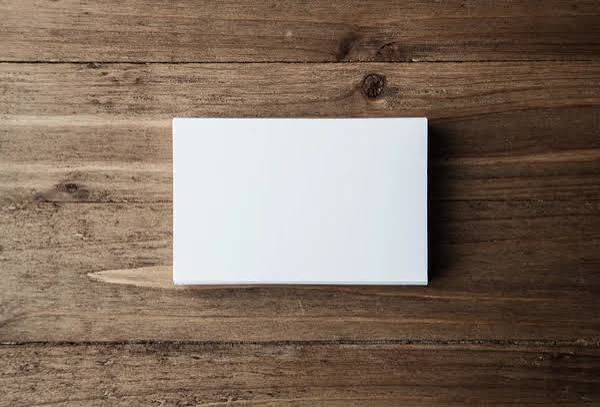
#> input picture dataset/card_blank.jpg, 600 x 407 px
$ python -i detector.py   (imports and definitions only)   (older library calls are emulated)
#> lines starting #> are read from the running program, lines starting #| are printed output that depends on the picture; after the words box and inside, x2 and y2 are one past the last pixel; in counts of white or black regions, pixels touching at a corner belong together
#> further down, picture is the input picture: shape (407, 600, 3); mean B, G, R 98.1, 112, 130
from dataclasses import dataclass
from math import atan2, degrees

import cv2
import numpy as np

Image = np.ndarray


@dataclass(frozen=True)
class DetectionResult:
    detected: bool
    corners: np.ndarray
    debug_image: Image
    rotation_angle: float
    area_ratio: float
    method: str
    selection_score: float
    alternatives: list[np.ndarray]
    alternative_methods: list[str]


def order_points(points: np.ndarray) -> np.ndarray:
    ordered = np.array(points, dtype=np.float32).reshape(4, 2)
    summed = ordered.sum(axis=1)
    difference = ordered[:, 1] - ordered[:, 0]
    return np.array(
        [
            ordered[np.argmin(summed)],
            ordered[np.argmin(difference)],
            ordered[np.argmax(summed)],
            ordered[np.argmax(difference)],
        ],
        dtype=np.int32,
    )


def _quad_is_valid(points: np.ndarray, image_area: float) -> bool:
    contour_area = abs(cv2.contourArea(points))
    if contour_area < image_area * 0.10 or contour_area > image_area * 0.93:
        return False
    lengths = [float(np.linalg.norm(points[index] - points[(index + 1) % 4])) for index in range(4)]
    if min(lengths) < 24:
        return False
    ratio = max(lengths) / max(min(lengths), 1.0)
    return ratio <= 10.0


def _contour_candidates(edges: Image, source: str) -> list[tuple[np.ndarray, str]]:
    contours, _ = cv2.findContours(edges, cv2.RETR_LIST, cv2.CHAIN_APPROX_SIMPLE)
    candidates: list[tuple[np.ndarray, str]] = []
    for contour in contours:
        perimeter = cv2.arcLength(contour, True)
        if perimeter < 120:
            continue
        approximation = cv2.approxPolyDP(contour, 0.02 * perimeter, True)
        if len(approximation) == 4 and cv2.isContourConvex(approximation):
            candidates.append((approximation.reshape(4, 2), f"{source}_contour"))
        rectangle = cv2.minAreaRect(contour)
        box = cv2.boxPoints(rectangle).astype(np.int32)
        candidates.append((box, f"{source}_min_area_rect"))
    return candidates


def _candidate_metrics(
    gray: Image,
    edges: Image,
    points: np.ndarray,
) -> dict[str, float]:
    height, width = gray.shape
    image_area = float(width * height)
    contour_area = abs(cv2.contourArea(points))
    _, (rect_width, rect_height), _ = cv2.minAreaRect(points)
    rectangle_area = max(float(rect_width * rect_height), 1.0)
    rectangularity = min(contour_area / rectangle_area, 1.0)
    inside = np.zeros((height, width), dtype=np.uint8)
    cv2.fillConvexPoly(inside, points, 255)
    kernel_size = max(3, int(min(height, width) * 0.012) | 1)
    kernel = np.ones((kernel_size, kernel_size), dtype=np.uint8)
    outside = cv2.subtract(np.full((height, width), 255, dtype=np.uint8), inside)
    outside_ring = cv2.subtract(outside, cv2.erode(outside, kernel, iterations=1))
    border = cv2.morphologyEx(inside, cv2.MORPH_GRADIENT, kernel)
    border_count = max(int(np.count_nonzero(border)), 1)
    inside_count = max(int(np.count_nonzero(inside)), 1)
    outside_count = max(int(np.count_nonzero(outside_ring)), 1)
    edge_values = edges > 0
    border_alignment = (
        float(np.count_nonzero(np.logical_and(edge_values, border > 0))) / border_count
    )
    inside_density = float(np.count_nonzero(np.logical_and(edge_values, inside > 0))) / inside_count
    outside_density = (
        float(np.count_nonzero(np.logical_and(edge_values, outside_ring > 0))) / outside_count
    )
    inside_mean = float(np.mean(gray[inside > 0])) if np.any(inside) else 0.0
    outside_mean = float(np.mean(gray[outside_ring > 0])) if np.any(outside_ring) else 0.0
    contrast = min(abs(inside_mean - outside_mean) / 255.0, 1.0)
    area_ratio = contour_area / image_area
    return {
        "area_ratio": area_ratio,
        "rectangularity": rectangularity,
        "border_alignment": border_alignment,
        "inside_density": inside_density,
        "outside_density": outside_density,
        "contrast": contrast,
    }


def _score_candidate(metrics: dict[str, float], method: str) -> float:
    area_ratio = metrics["area_ratio"]
    score = (
        metrics["border_alignment"] * 2.6
        + metrics["rectangularity"] * 1.5
        + metrics["contrast"] * 1.8
        + min(area_ratio, 0.75) * 0.45
        - metrics["outside_density"] * 0.7
    )
    if method.endswith("contour"):
        score += 0.18
    if area_ratio < 0.22:
        score -= (0.22 - area_ratio) * 4.0
    if area_ratio > 0.82:
        score -= 1.2
    return score


def _rank_valid_candidates(
    gray: Image,
    edges: Image,
    candidates: list[tuple[np.ndarray, str]],
    image_area: float,
) -> list[tuple[float, np.ndarray, str, dict[str, float]]]:
    valid: list[tuple[float, np.ndarray, str, dict[str, float]]] = []
    for points, method in candidates:
        if not _quad_is_valid(points, image_area):
            continue
        ordered = order_points(points)
        metrics = _candidate_metrics(gray, edges, ordered)
        valid.append((_score_candidate(metrics, method), ordered, method, metrics))
    return sorted(valid, key=lambda item: item[0], reverse=True)


def _diverse_candidates(
    ranked: list[tuple[float, np.ndarray, str, dict[str, float]]],
    limit: int = 4,
) -> list[tuple[float, np.ndarray, str, dict[str, float]]]:
    selected: list[tuple[float, np.ndarray, str, dict[str, float]]] = []
    for candidate in ranked:
        points = candidate[1]
        area = float(abs(cv2.contourArea(points)))
        center = points.mean(axis=0)
        duplicate = False
        for existing in selected:
            existing_points = existing[1]
            existing_area = float(abs(cv2.contourArea(existing_points)))
            existing_center = existing_points.mean(axis=0)
            relative_area_delta = abs(area - existing_area) / max(area, existing_area)
            center_delta = float(np.linalg.norm(center - existing_center)) / max(
                float(np.linalg.norm(center)),
                1.0,
            )
            if relative_area_delta < 0.08 and center_delta < 0.05:
                duplicate = True
                break
        if not duplicate:
            selected.append(candidate)
        if len(selected) >= limit:
            break
    return selected


def _full_frame_likelihood(gray: Image, edges: Image) -> float:
    height, width = gray.shape
    border_mask = np.zeros((height, width), dtype=np.uint8)
    thickness = max(4, int(min(height, width) * 0.06))
    border_mask[:thickness, :] = 255
    border_mask[-thickness:, :] = 255
    border_mask[:, :thickness] = 255
    border_mask[:, -thickness:] = 255
    border_density = float(np.count_nonzero(np.logical_and(edges > 0, border_mask > 0))) / max(
        int(np.count_nonzero(border_mask)),
        1,
    )
    laplacian_variance = float(cv2.Laplacian(gray, cv2.CV_64F).var())
    center_density = float(np.count_nonzero(edges > 0)) / edges.size
    return (
        min(border_density / 0.08, 1.0) * 2
        + min(laplacian_variance / 900, 1.0)
        + min(
            center_density / 0.09,
            1.0,
        )
    )


# [6 lines left out: function _full_frame_corners, not called in this run]


def draw_detection_debug(
    image: Image,
    corners: np.ndarray,
    area_ratio: float,
    method: str,
    rotation_angle: float,
) -> Image:
    debug = image.copy()
    if corners.size:
        cv2.polylines(debug, [corners], True, (107, 121, 0), 5, cv2.LINE_AA)
        for index, point in enumerate(corners):
            cv2.circle(debug, tuple(point.tolist()), 10, (107, 121, 0), -1, cv2.LINE_AA)
            cv2.circle(debug, tuple(point.tolist()), 4, (255, 255, 255), -1, cv2.LINE_AA)
            cv2.putText(
                debug,
                f"P{index + 1}",
                (int(point[0]) + 12, int(point[1]) - 12),
                cv2.FONT_HERSHEY_SIMPLEX,
                0.8,
                (64, 64, 64),
                2,
                cv2.LINE_AA,
            )
        label = f"Document {area_ratio * 100:.1f}% | {rotation_angle:.1f} deg | {method}"
    else:
        label = "No document contour detected"
    cv2.rectangle(debug, (16, 16), (min(debug.shape[1] - 16, 720), 62), (255, 255, 255), -1)
    cv2.rectangle(debug, (16, 16), (min(debug.shape[1] - 16, 720), 62), (64, 64, 64), 1)
    cv2.putText(
        debug,
        label,
        (28, 47),
        cv2.FONT_HERSHEY_SIMPLEX,
        0.7,
        (64, 64, 64),
        2,
        cv2.LINE_AA,
    )
    return debug


def detect_document(image: Image, document_hint: str = "auto") -> DetectionResult:
#> called with document_hint = 'auto'
    if image.size == 0:
        raise ValueError("The uploaded image could not be decoded")
    height, width = image.shape[:2]
    image_area = float(width * height)
    working_scale = min(1.0, 1800.0 / max(height, width))
    resized = (
        cv2.resize(image, None, fx=working_scale, fy=working_scale, interpolation=cv2.INTER_AREA)
        if working_scale < 1
        else image
    )
    gray = cv2.cvtColor(resized, cv2.COLOR_BGR2GRAY)
    denoised_gray = cv2.medianBlur(gray, 5)
    blurred = cv2.GaussianBlur(denoised_gray, (7, 7), 0)
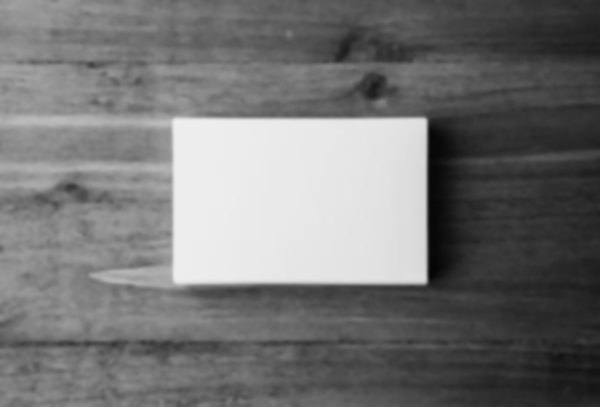
#> blurred: shape (407, 600); min 5, max 239, mean 116.2
    edges = cv2.Canny(blurred, 40, 130)
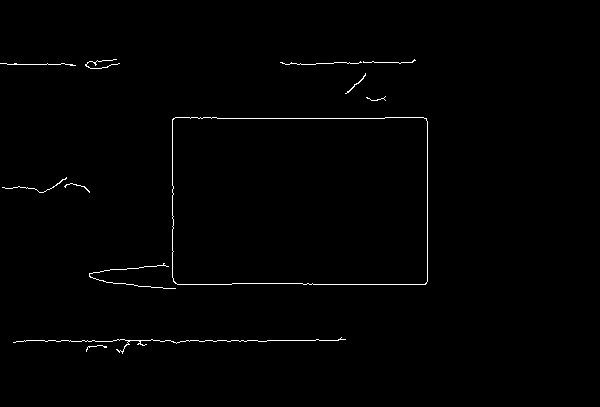
#> edges: shape (407, 600); 0.78% white in thin lines or dots, all inside (x1, y1, x2, y2) = (0, 59, 428, 354)
    kernel = np.ones((5, 5), dtype=np.uint8)
    edges = cv2.morphologyEx(edges, cv2.MORPH_CLOSE, kernel, iterations=2)
#> edges: shape (407, 600); 1.1% white; 8 white regions, largest, box (x1, y1, x2, y2) and area: (89, 117, 428, 289) 1192, (13, 337, 346, 354) 765, (85, 59, 120, 69) 229
    _, otsu = cv2.threshold(blurred, 0, 255, cv2.THRESH_BINARY + cv2.THRESH_OTSU)
#> otsu: shape (407, 600); 20% white; 14 white regions (6 under 20 px), largest, box (x1, y1, x2, y2) and area: (0, 113, 427, 288) 48090, (0, 66, 33, 77) 222, (18, 68, 45, 83) 144
    otsu = cv2.morphologyEx(otsu, cv2.MORPH_CLOSE, kernel, iterations=1)
#> otsu: shape (407, 600); 20% white; 7 white regions (3 under 20 px), largest, box (x1, y1, x2, y2) and area: (0, 113, 427, 288) 48246, (0, 66, 45, 86) 514, (6, 0, 23, 10) 101, (41, 84, 49, 89) 30
    adaptive_block_size = max(31, min(151, (min(resized.shape[:2]) // 4) * 2 + 1))
    adaptive = cv2.adaptiveThreshold(
        blurred,
        255,
        cv2.ADAPTIVE_THRESH_GAUSSIAN_C,
        cv2.THRESH_BINARY,
        adaptive_block_size,
        7,
    )
#> adaptive: shape (407, 600); 73.1% white; 170 black regions (85 under 20 px), largest, box (x1, y1, x2, y2) and area: (0, 72, 600, 318) 38211, (28, 22, 600, 63) 9567, (0, 331, 372, 377) 5575
    adaptive = cv2.morphologyEx(adaptive, cv2.MORPH_CLOSE, kernel, iterations=1)
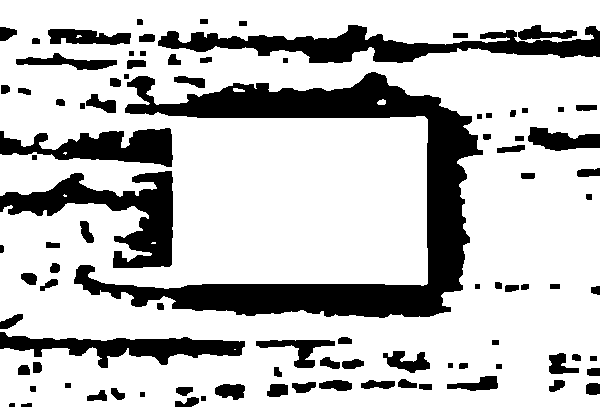
#> adaptive: shape (407, 600); 76.1% white; 93 black regions
    working_area = float(resized.shape[0] * resized.shape[1])
    all_candidates: list[tuple[np.ndarray, str]] = []
    for candidates in (
        _contour_candidates(edges, "canny"),
        _contour_candidates(otsu, "otsu"),
        _contour_candidates(cv2.bitwise_not(otsu), "otsu_inverted"),
        _contour_candidates(adaptive, "adaptive"),
        _contour_candidates(cv2.bitwise_not(adaptive), "adaptive_inverted"),
    ):
#> in _contour_candidates, `contours, _ = cv2.findContours(edges, cv2.RETR_LIST, cv2.CHAIN_APPROX_..`: contours = 10 contours, 2 with area under 20; largest, box (x1, y1, x2, y2) and area: (89, 117, 428, 289) 43678, (172, 117, 428, 285) 42256, (103, 265, 174, 289) 1223, (13, 337, 346, 354) 416, (85, 59, 120, 69) 192, (0, 177, 90, 193) 88, (280, 59, 416, 65) 48, (366, 96, 386, 101) 22
#> in _contour_candidates (call 2), `contours, _ = cv2.findContours(edges, cv2.RETR_LIST, cv2.CHAIN_APPROX_..`: contours = 7 contours, 3 with area under 20; largest, box (x1, y1, x2, y2) and area: (0, 113, 427, 288) 47297, (0, 66, 45, 86) 440, (6, 0, 23, 10) 82, (41, 84, 49, 89) 20
#> in _contour_candidates (call 3), `contours, _ = cv2.findContours(edges, cv2.RETR_LIST, cv2.CHAIN_APPROX_..`: contours = 7 contours, 2 with area under 20; largest, box (x1, y1, x2, y2) and area: (0, 0, 600, 407) 187184, (0, 126, 171, 165) 5861, (0, 171, 38, 183) 296, (40, 83, 50, 90) 40, (83, 257, 94, 261) 20
#> in _contour_candidates (call 4), `contours, _ = cv2.findContours(edges, cv2.RETR_LIST, cv2.CHAIN_APPROX_..`: contours = 86 contours, 5 with area under 20; largest, box (x1, y1, x2, y2) and area: (0, 0, 600, 407) 218350, (73, 71, 484, 319) 25674, (47, 28, 132, 46) 1074, (255, 339, 336, 369) 940, (15, 52, 118, 71) 883
#> in _contour_candidates (call 5), `contours, _ = cv2.findContours(edges, cv2.RETR_LIST, cv2.CHAIN_APPROX_..`: contours = 100 contours, 15 with area under 20; largest, box (x1, y1, x2, y2) and area: (74, 72, 483, 318) 23640, (158, 25, 600, 63) 6644, (0, 171, 173, 268) 5922, (0, 128, 173, 167) 3534, (0, 332, 245, 368) 3496
        all_candidates.extend(candidates)
#> this loop made 5 passes
#> after the loop, all_candidates = 34 items
    ranked = _diverse_candidates(_rank_valid_candidates(gray, edges, all_candidates, working_area))
#> the loop in _rank_valid_candidates, `for points, method in candidates:` made 34 passes
#> (points, method) on passes 1, 2, 3, 4, 8: ([[13, 353], [12, 339], [344, 336], [345, 351]], 'canny_min_area_rect'), ([[173, 287], [106, 282], [103, 271], [171, 266]], 'canny_contour'), ([[173, 288], [103, 288], [103, 265], [173, 265]], 'canny_min_area_rect'), ([[89, 192], [0, 192], [0, 177], [89, 177]], 'canny_min_area_rect'), ([[74, 65], [0, 63], [0, 61], [75, 63]], 'canny_min_area_rect')
#> after the loop in _rank_valid_candidates, `for points, method in candidates:`: valid = 6 items
#> in _diverse_candidates, `selected: list[tuple[float, np.ndarray, str, dict[str, float]]] = []`: selected = []
#> the loop in _diverse_candidates, `for candidate in ranked:` made 5 passes
#> (points, area, center) on passes 1 to 5: ([[172, 117], [427, 117], [427, 284], [172, 284]], 42585, [299.5, 200.5]), ([[89, 117], [427, 117], [427, 288], [89, 288]], 57798, [258, 202.5]), ([[172, 120], [425, 118], [427, 281], [177, 284]], 41129, [300.2, 200.8]), ([[0, 112], [428, 118], [425, 290], [-2, 284]], 73545, [212.8, 201]), ([[77, 67], [483, 73], [479, 318], [73, 312]], 99494, [278, 192.5])
#> after the loop in _diverse_candidates, `for candidate in ranked:`: selected = 4 items
#> ranked = 4 items
    best_candidate = ranked[0] if ranked else None
    full_frame_score = _full_frame_likelihood(gray, edges)
#> in _full_frame_likelihood, `border_density = float(np.count_nonzero(np.logical_and(edges > 0, bord..`: border_density = 0.00172
#> in _full_frame_likelihood, `border_density = float(np.count_nonzero(np.logical_and(edges > 0, bord..`:
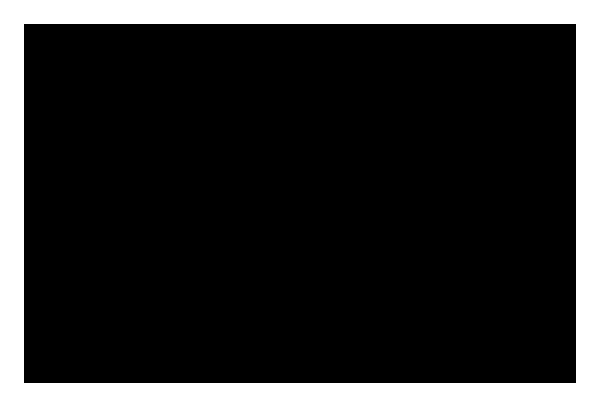
#> border_mask: shape (407, 600); 18.9% white; 1 white region, box (x1, y1, x2, y2) and area: (0, 0, 600, 407) 46032
#> in _full_frame_likelihood, `laplacian_variance = float(cv2.Laplacian(gray, cv2.CV_64F).var())`: laplacian_variance = 699.5
#> in _full_frame_likelihood, `center_density = float(np.count_nonzero(edges > 0)) / edges.size`: center_density = 0.0112
#> full_frame_score = 0.944
    prefer_full_frame = document_hint in {"id_card", "receipt", "paper_document"}
    use_full_frame = (best_candidate is None and full_frame_score >= 1.5) or (
        prefer_full_frame and full_frame_score > 1.35
    )
#> use_full_frame = False
    alternatives: list[np.ndarray] = []
    alternative_methods: list[str] = []
    if use_full_frame:
        best = _full_frame_corners(resized.shape)
        method = "full_frame_scan"
        selection_score = full_frame_score
    elif (
        best_candidate is not None
        and best_candidate[3]["area_ratio"] < 0.16
        and full_frame_score > 2.1
    ):
        best = _full_frame_corners(resized.shape)
        method = "full_frame_text_document"
        selection_score = full_frame_score
    elif best_candidate is None:
        empty = np.empty((0, 2), dtype=np.int32)
        debug = draw_detection_debug(image, empty, 0, "none", 0)
        return DetectionResult(False, empty, debug, 0, 0, "none", full_frame_score, [], [])
    else:
        selection_score, best, method, _ = best_candidate
#> selection_score = 3.1; best = [[172, 117], [427, 117], [427, 284], [172, 284]]; method = 'canny_min_area_rect'
        alternatives = [item[1] for item in ranked[1:]]
#> alternatives = [[[89, 117], [427, 117], [427, 288], [89, 288]], [[0, 112], [428, 118], [425, 290], [-2, 284]], [[77, 67], [483, 73], [479, 318], [73, 312]]]
        alternative_methods = [item[2] for item in ranked[1:]]
#> alternative_methods = ['canny_min_area_rect', 'otsu_min_area_rect', 'adaptive_inverted_min_area_rect']

    def to_original(points: np.ndarray) -> np.ndarray:
        scaled_points = (points / working_scale).astype(np.int32) if working_scale < 1 else points
#> scaled_points = [[172, 117], [427, 117], [427, 284], [172, 284]]
        scaled_points[:, 0] = np.clip(scaled_points[:, 0], 0, width - 1)
        scaled_points[:, 1] = np.clip(scaled_points[:, 1], 0, height - 1)
        return scaled_points

    best = to_original(best)
    alternatives = [to_original(points) for points in alternatives]
#> alternatives = [[[89, 117], [427, 117], [427, 288], [89, 288]], [[0, 112], [428, 118], [425, 290], [0, 284]], [[77, 67], [483, 73], [479, 318], [73, 312]]]
    top_left, top_right, _, _ = order_points(best)
#> top_left = [172, 117]; top_right = [427, 117]
    rotation_angle = degrees(
        atan2(float(top_right[1] - top_left[1]), float(top_right[0] - top_left[0]))
    )
#> rotation_angle = 0
    area_ratio = abs(cv2.contourArea(best)) / image_area
#> area_ratio = 0.174
    return DetectionResult(
        True,
        best,
        draw_detection_debug(image, best, area_ratio, method, rotation_angle),
        round(rotation_angle, 2),
        round(area_ratio, 4),
        method,
        round(selection_score, 4),
        alternatives,
        alternative_methods,
    )
#> in draw_detection_debug, `cv2.polylines(debug, [corners], True, (107, 121, 0), 5, cv2.LINE_AA)`:
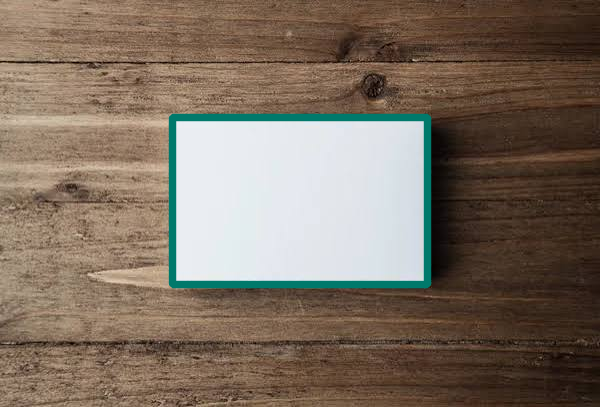
#> debug: shape (407, 600, 3); 3.1% of pixels changed, all inside (x1, y1, x2, y2) = (168, 113, 432, 289)
#> the loop in draw_detection_debug, `for index, point in enumerate(corners):` made 4 passes
#> after the loop in draw_detection_debug, `for index, point in enumerate(corners):`:
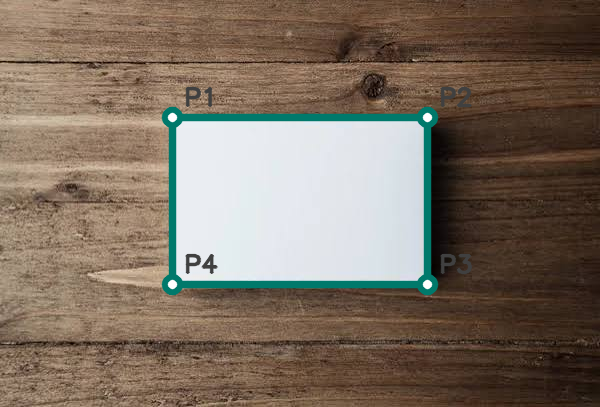
#> debug: shape (407, 600, 3); 1.17% of pixels changed, all inside (x1, y1, x2, y2) = (161, 86, 473, 296)
#> in draw_detection_debug, `cv2.putText( debug, label, (28, 47), cv2.FONT_HERSHEY_SIMPLEX, 0.7, (6..`:
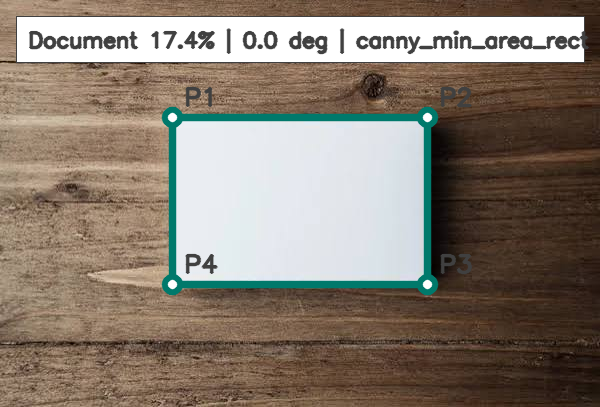
#> debug: shape (407, 600, 3); mean B, G, R 114, 126.1, 137.6

>>> import cv2
>>> picture = cv2.imread('../dataset/card_blank.jpg')
>>> result = detect_document(picture)
